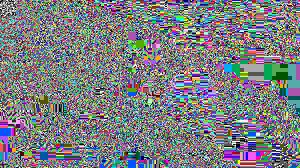
#> input picture extracted.jpeg, 300 x 168 px
$ python -i main.py   (imports and definitions only)
#> lines starting #> are read from the running program, lines starting #| are printed output that depends on the picture
# Date: 2019-12-26
# Author: Devon Chen

"""
This program hides an image (secret) inside another image (camul).
The generated image (hidden) will be four times larger than camul.
"""

import argparse
import sys
import os
from PIL import Image


# [9 lines left out: function get_2bit_groups, not called in this run]


def truncate_rightmost_2bits(value):
    return value >> 2 << 2


# [4 lines left out: function merge_pixel_value, not called in this run]


def extract_pixel_value(camul_values):
    values = [cv % (1 << 2) for cv in camul_values]
    secret_value = values[0]
    for value in values[1:]:
        secret_value = secret_value << 2
        secret_value += value
    return secret_value


# [26 lines left out: function hide_image, not called in this run]


def extract_image(camul):
#> called with camul = 'extracted.jpeg'
    camul_data = Image.open(camul)
#> camul_data is the input picture: PIL image 300x168 RGB; mean R, G, B 123.7, 124.8, 130.4
    cxs, cys = camul_data.size
#> cxs = 300; cys = 168

    data_xs = cxs // 2
#> data_xs = 150
    data_ys = cys // 2
#> data_ys = 84
    data = Image.new('RGB', (data_xs, data_ys))
#> data: PIL image 150x84 RGB; every value is 0

    for i in range(data_xs):
        for j in range(data_ys):
            p1 = camul_data.getpixel((2*i, 2*j))
            p2 = camul_data.getpixel((2*i+1, 2*j))
            p3 = camul_data.getpixel((2*i, 2*j+1))
            p4 = camul_data.getpixel((2*i+1, 2*j+1))

            q_red = extract_pixel_value([p1[0], p2[0], p3[0], p4[0]])
            q_green = extract_pixel_value([p1[1], p2[1], p3[1], p4[1]])
            q_blue = extract_pixel_value([p1[2], p2[2], p3[2], p4[2]])

            data.putpixel((i, j), (q_red, q_green, q_blue))
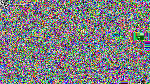
#> data: PIL image 150x84 RGB; mean R, G, B 126.6, 126.1, 127.8

    return data


# [45 lines left out: function main, not called in this run]


# [3 lines not run here, left out]

>>> result = extract_image('extracted.jpeg')

$ run again, on small.jpeg
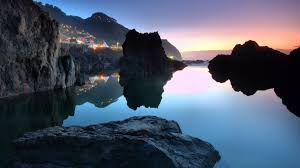
#> input picture small.jpeg, 300 x 168 px
#> in extract_image, camul_data is the input picture: PIL image 300x168 RGB; mean R, G, B 75.8, 86.1, 103.5
#> after the loop in extract_image, `for i in range(data_xs):`:
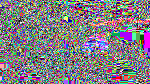
#> data: PIL image 150x84 RGB; mean R, G, B 129.2, 125.1, 130.6
